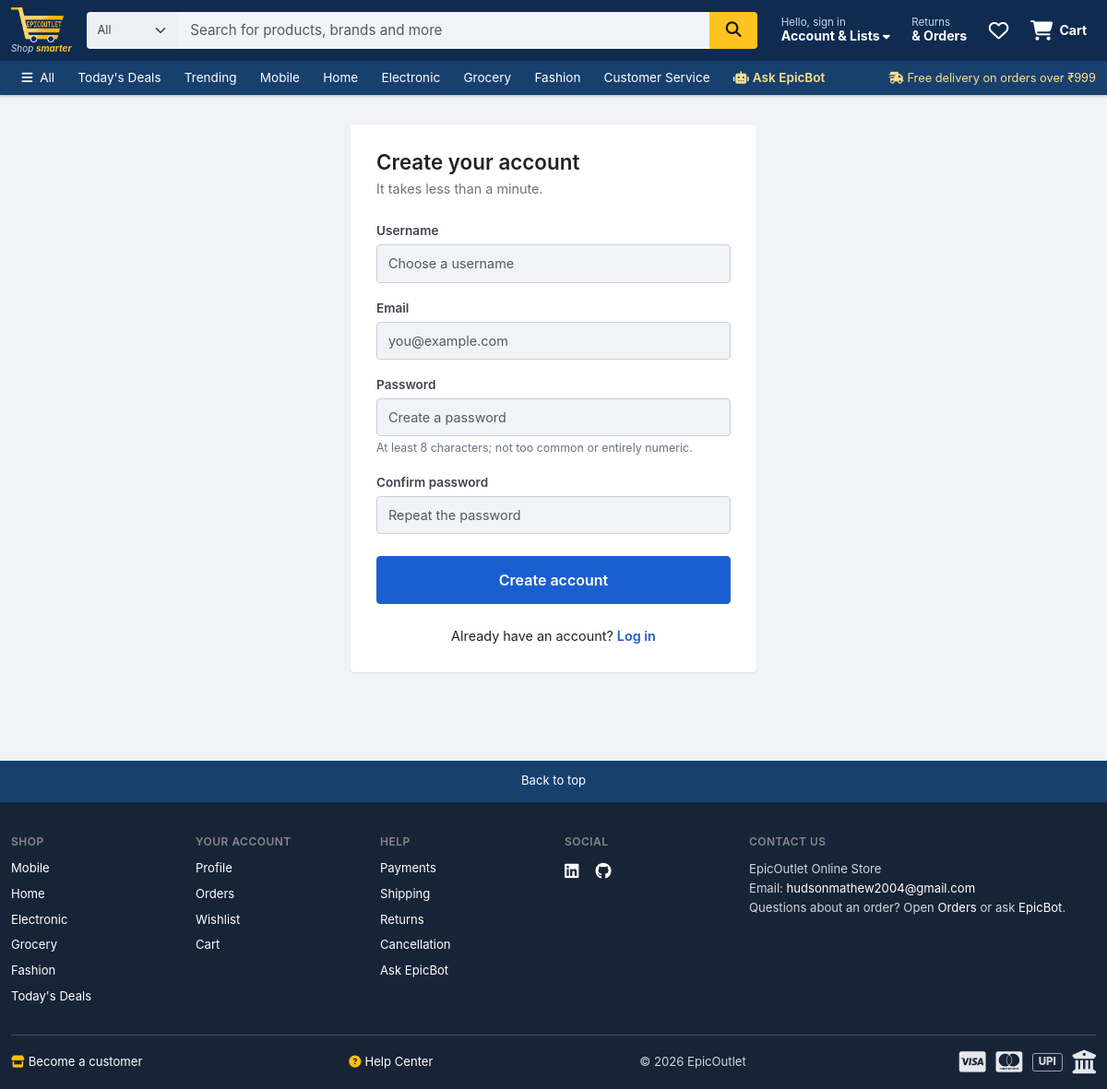
Screenshot of /register with the database file from the repository.
### shop/models.py (models this page shows, shortened)
class Catagory(models.Model):
    name = models.CharField(max_length=150, null=False, blank=False, unique=True)
    image = CloudinaryField('image', folder='Epicoutlte/catagory/')
    description = models.TextField(max_length=500, null=False, blank=False)
    status = models.BooleanField(default=False, help_text="0-show, 1-Hidden")
    Created_at = models.DateTimeField(auto_now_add=True)
    order = models.PositiveIntegerField(default=0)
    objects = VisibleQuerySet.as_manager()
    class Meta:
        ordering = ['order']
        verbose_name = 'Category'
        verbose_name_plural = 'Categories'
    def get_absolute_url(self):
        return reverse('collection_view', args=[self.name])

### shop/views.py (the view)
# urls.py: path('register', views.register, name="register"),
def register(request):
    if request.user.is_authenticated:
        return redirect('home')
    form = CustomUserForm(request.POST or None)
    if request.method == 'POST' and form.is_valid():
        user = form.save()
        login(request, user, backend='django.contrib.auth.backends.ModelBackend')
        messages.success(request, 'Your account is ready. Happy shopping!')
        return redirect(_safe_next(request))
    return render(request, 'shop/register.html', {'form': form, 'next': request.GET.get('next', '')})

### shop/form.py (shortened to what this page needs)
class CustomUserForm(UserCreationForm):
    username = forms.CharField(widget=forms.TextInput(attrs={'class': 'form-control', 'placeholder': 'Choose a username', 'autocomplete': 'username'}))
    email = forms.EmailField(widget=forms.EmailInput(attrs={'class': 'form-control', 'placeholder': 'you@example.com', 'autocomplete': 'email'}))
    password1 = forms.CharField(label='Password', widget=forms.PasswordInput(attrs={'class': 'form-control', 'placeholder': 'Create a password', 'autocomplete': 'new-password'}))
    password2 = forms.CharField(label='Confirm password', widget=forms.PasswordInput(attrs={'class': 'form-control', 'placeholder': 'Repeat the password', 'autocomplete': 'new-password'}))
    class Meta:
        model = User
        fields = ['username', 'email', 'password1', 'password2']

### shop/context_processors.py (called while the page is built)
def store(request):
    context = {
        'SITE_NAME': settings.SITE_NAME,
        'nav_categories': visible_categories(),
        'cart_count': 0,
        'wishlist_count': 0,
        'wishlist_ids': set(),
    }
    user = getattr(request, 'user', None)
    if user is not None and user.is_authenticated:
        context['cart_count'] = cart.objects.filter(user=user).count()
        wishlist_ids = set(fav.objects.filter(user=user).values_list('product_id', flat=True))
        context['wishlist_ids'] = wishlist_ids
        context['wishlist_count'] = len(wishlist_ids)
    return context

### shop/models.py (called while the page is built)
    def visible(self):
        return self.filter(status=False)

### shop/services.py (called while the page is built)
def visible_categories():
    categories = cache.get(CATEGORY_CACHE_KEY)
    if categories is None:
        categories = list(Catagory.objects.visible())
        cache.set(CATEGORY_CACHE_KEY, categories, 300)
    return categories

### shop/templates/shop/register.html (shortened to what this page needs)
{% extends "shop/layouts/main.html" %}
{% block content %}
<div class="container auth-wrap">
  <div class="surface auth-card">
    <h1 class="mb-1">Create your account</h1>
    <p class="text-muted-2 mb-4">It takes less than a minute.</p>
    <form method="post" novalidate>
      {% for field in form %}
      <div class="mb-3">
        <label class="form-label" for="{{ field.id_for_label }}">{{ field.label }}</label>
        {{ field }}
        {% if field.name == 'password1' %}<div class="form-text">At least 8 characters; not too common or entirely numeric.</div>{% endif %}
      </div>
      {% endfor %}
      <button type="submit" class="btn btn-primary btn-lg w-100 mt-2">Create account</button>
    </form>
    <p class="text-center mt-4 mb-0">Already have an account? <a href="{% url 'login' %}" class="fw-semibold">Log in</a></p>
  </div>
</div>
{% endblock content %}

### shop/templates/shop/inc/navbar.html (shortened to what this page needs)
{% load static %}
{% with url_name=request.resolver_match.url_name %}
<header class="site-header">
  <div class="container">
    <div class="header-main">
      <a class="brand" href="{% url 'home' %}" aria-label="EpicOutlet home">
        <img src="{% static 'images/logo-header.png' %}" alt="EpicOutlet" width="58" height="38">
        <small>Shop <b>smarter</b></small>
      </a>
      <form class="header-search" role="search" action="{% url 'home' %}" method="get" data-suggest>
        <select id="searchCategory" name="category" class="form-select search-cat">
          <option value="">All</option>
        </select>
        <input id="navSearch" class="form-control" type="search" name="search" placeholder="Search for products, brands and more" value="{{ request.GET.search|default:'' }}" autocomplete="off" aria-autocomplete="list" aria-controls="searchSuggest">
        <button class="search-btn" type="submit" aria-label="Search"><i class="fa-solid fa-magnifying-glass" aria-hidden="true"></i></button>
      </form>
      <nav class="header-links" aria-label="Account and cart">
        <div class="dropdown">
          <button class="hlink" data-bs-toggle="dropdown" aria-expanded="false">
            <span>
              <span class="l1">Hello, {% if request.user.is_authenticated %}{{ request.user.first_name|default:request.user.username|truncatechars:14 }}{% else %}sign in{% endif %}</span>
              <span class="l2 hide-mobile">Account &amp; Lists <i class="fa-solid fa-caret-down small" aria-hidden="true"></i></span>
            </span>
          </button>
        </div>
        <a class="hlink hide-mobile" href="{% url 'orders' %}">
          <span><span class="l1">Returns</span><span class="l2">&amp; Orders</span></span>
        </a>
        <a class="hlink" href="{% url 'fav_page' %}" aria-label="Wishlist, {{ wishlist_count }} items">
          <span class="ico"><i class="fa-regular fa-heart" aria-hidden="true"></i><i class="cart-count" data-wishlist-count data-count="{{ wishlist_count }}">{% if wishlist_count %}{{ wishlist_count }}{% endif %}</i></span>
        </a>
        <a class="hlink" href="{% url 'cart' %}" aria-label="Cart, {{ cart_count }} items">
          <span class="ico"><i class="fa-solid fa-cart-shopping" aria-hidden="true"></i><i class="cart-count" data-cart-count data-count="{{ cart_count }}">{% if cart_count %}{{ cart_count }}{% endif %}</i></span>
          <span class="l2 hide-mobile">Cart</span>
        </a>
      </nav>
    </div>
  </div>
  <nav class="header-nav" aria-label="Departments">
    <div class="container inner">
      <a href="{% url 'collection' %}" class="{% if url_name == 'collection' %}active{% endif %}"><i class="fa-solid fa-bars me-1" aria-hidden="true"></i> All</a>
      <a href="{% url 'home' %}?sort=discount" class="{% if request.GET.sort == 'discount' %}active{% endif %}">Today's Deals</a>
      <a href="{% url 'home' %}?trending=1" class="{% if request.GET.trending == '1' %}active{% endif %}">Trending</a>
      {% for cat in nav_categories %}
      <a href="{{ cat.get_absolute_url }}" class="{% if url_name == 'collection_view' and request.resolver_match.kwargs.name == cat.name %}active{% endif %}">{{ cat.name }}</a>
      {% endfor %}
      <a href="{% url 'help' %}" class="{% if url_name == 'help' %}active{% endif %}">Customer Service</a>
      <a href="{% url 'chat' %}" class="ai-link {% if url_name == 'chat' %}active{% endif %}"><i class="fa-solid fa-robot me-1" aria-hidden="true"></i>Ask EpicBot</a>
      <span class="nav-note hide-mobile"><i class="fa-solid fa-truck-fast me-1" aria-hidden="true"></i>Free delivery on orders over ₹999</span>
    </div>
  </nav>
</header>
{% endwith %}

### shop/templates/shop/inc/footer.html
{% load static %}
<a href="#top" class="back-to-top">Back to top</a>
<footer class="eo-footer">
  <div class="container">
    <div class="row g-4">
      <div class="col-6 col-md-3 col-lg-2">
        <h2>Shop</h2>
        <ul class="list-unstyled d-grid gap-2 mb-0">
          {% for cat in nav_categories|slice:":6" %}
          <li><a href="{{ cat.get_absolute_url }}">{{ cat.name }}</a></li>
          {% endfor %}
          <li><a href="{% url 'home' %}?sort=discount">Today's Deals</a></li>
        </ul>
      </div>
      <div class="col-6 col-md-3 col-lg-2">
        <h2>Your account</h2>
        <ul class="list-unstyled d-grid gap-2 mb-0">
          <li><a href="{% url 'profile' %}">Profile</a></li>
          <li><a href="{% url 'orders' %}">Orders</a></li>
          <li><a href="{% url 'fav_page' %}">Wishlist</a></li>
          <li><a href="{% url 'cart' %}">Cart</a></li>
        </ul>
      </div>
      <div class="col-6 col-md-3 col-lg-2">
        <h2>Help</h2>
        <ul class="list-unstyled d-grid gap-2 mb-0">
          <li><a href="{% url 'help' %}#payments">Payments</a></li>
          <li><a href="{% url 'help' %}#shipping">Shipping</a></li>
          <li><a href="{% url 'help' %}#returns">Returns</a></li>
          <li><a href="{% url 'help' %}#cancellation">Cancellation</a></li>
          <li><a href="{% url 'chat' %}">Ask EpicBot</a></li>
        </ul>
      </div>
      <div class="col-6 col-md-3 col-lg-2">
        <h2>Social</h2>
        <div class="social">
          <a href="https://www.linkedin.com/in/hudson-mathew-J" aria-label="LinkedIn" rel="noopener" target="_blank"><i class="fa-brands fa-linkedin" aria-hidden="true"></i></a>
          <a href="https://github.com/Hudsonmathew1910" aria-label="GitHub" rel="noopener" target="_blank"><i class="fa-brands fa-github" aria-hidden="true"></i></a>
        </div>
      </div>
      <div class="col-md-12 col-lg-4">
        <h2>Contact us</h2>
        <p class="contact mb-0">
          EpicOutlet Online Store<br>
          Email: <a href="mailto:hudsonmathew2004@gmail.com">hudsonmathew2004@gmail.com</a><br>
          Questions about an order? Open <a href="{% url 'orders' %}">Orders</a> or ask <a href="{% url 'chat' %}">EpicBot</a>.
        </p>
      </div>
    </div>
    <div class="footer-bottom">
      <span><a href="{% url 'register' %}"><i class="fa-solid fa-store me-1 text-warning" aria-hidden="true"></i>Become a customer</a></span>
      <span><a href="{% url 'help' %}"><i class="fa-solid fa-circle-question me-1 text-warning" aria-hidden="true"></i>Help Center</a></span>
      <span>&copy; {% now "Y" %} EpicOutlet</span>
      <span class="pay" aria-label="Accepted payment methods: Visa, Mastercard, RuPay cards, UPI, netbanking">
        <i class="fa-brands fa-cc-visa" aria-hidden="true"></i>
        <i class="fa-brands fa-cc-mastercard" aria-hidden="true"></i>
        <span class="upi">UPI</span>
        <i class="fa-solid fa-building-columns" aria-hidden="true" title="Netbanking"></i>
      </span>
    </div>
  </div>
</footer>

### rows the page displays
Catagory: name "Mobile"
Catagory: name "Home"
Catagory: name "Electronic"
Catagory: name "Grocery"
Catagory: name "Fashion"

### other values shown
{{ field.label }} "Username" "Email" "Password" "Confirm password"
